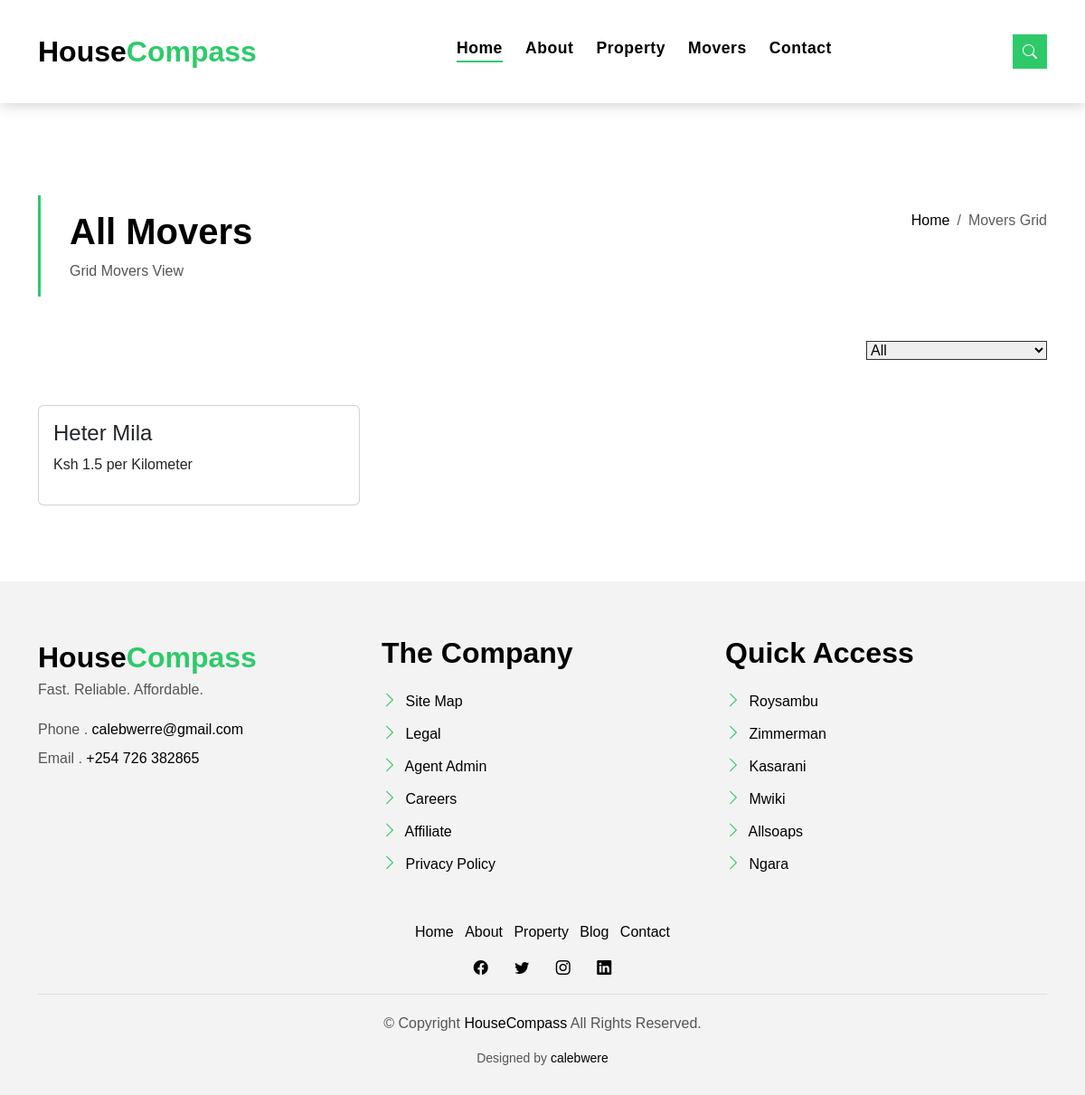
Page /movers/ on the earlier database version.
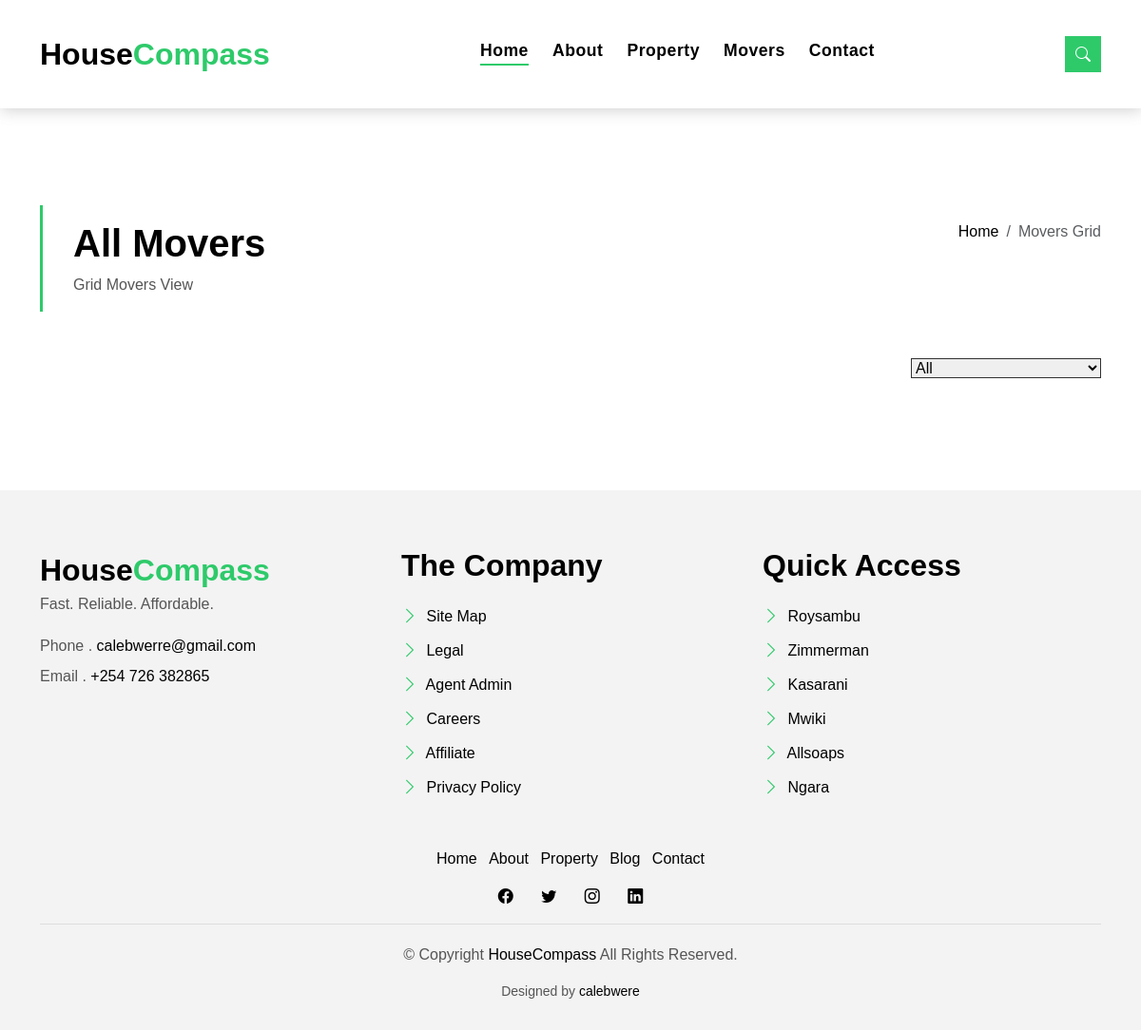
Same page on the later database version.
### campass/models.py (models this page shows, shortened)
class Mover(models.Model):
    name = models.CharField(max_length=255)
    phone = models.CharField(max_length=20)
    image = models.ImageField(upload_to='houses',default="houses/agent.png")
    email = models.EmailField()
    rate =models.FloatField()
    class Meta:
        ordering = ['rate']

### campass/views.py (the view)
# urls.py: path('movers/',MoverList.as_view(),name='movers'),
class MoverList(ListView):
    model = Mover
    paginate_by = 6
    context_object_name = 'movers'
    template_name='movers.html'

### templates/movers.html (shortened to what this page needs)
{%extends 'base.html'%}
{%load static %}
{%block content%}
{% include 'partials/header.html' %}
<main id="main">
    <section class="intro-single">
      <div class="container">
        <div class="row">
          <div class="col-md-12 col-lg-8">
            <div class="title-single-box">
              <h1 class="title-single">All Movers</h1>
              <span class="color-text-a">Grid Movers View</span>
            </div>
          </div>
          <div class="col-md-12 col-lg-4">
            <nav aria-label="breadcrumb" class="breadcrumb-box d-flex justify-content-lg-end">
              <ol class="breadcrumb">
                <li class="breadcrumb-item">
                  <a href="#">Home</a>
                </li>
                <li class="breadcrumb-item active" aria-current="page">
                  Movers Grid
                </li>
              </ol>
            </nav>
          </div>
        </div>
      </div>
    </section>
    <section class="property-grid grid">
      <div class="container">
        <div class="row">
          <div class="col-sm-12">
            <div class="grid-option">
              <form>
                <select class="custom-select ">
                  <option selected>All</option>
                </select>
              </form>
            </div>
          </div>
          {% for mover in movers %}
          <div class="col-md-4 mt-3">
            <div class="card">
              <div class="card-body">
                <h4 class="card-title">
                  {{mover.name}}
                </h4>
                <p>
              Ksh  {{mover.rate}}  per Kilometer
                </p>
              </div>
            </div>
          </div>
          {% endfor %}
        </div>
      </div>
    </section>
  </main>
{% include 'partials/footer.html' %}
{%endblock content%}

Differences in the rows shown:
removed Mover: name "Heter Mila", rate "1.5"
